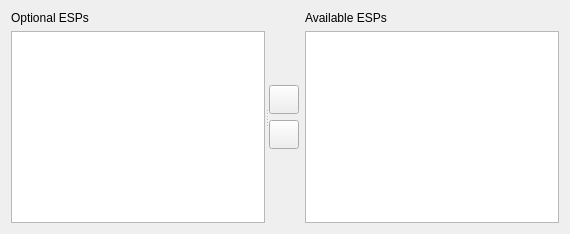
     <widget class="QWidget" name="tabESPs">
      <attribute name="title">
       <string>Optional ESPs</string>
      </attribute>
      <layout class="QVBoxLayout" name="verticalLayout_23">
       <item>
        <widget class="QSplitter" name="ESPsSplitter">
         <property name="orientation">
          <enum>Qt::Horizontal</enum>
         </property>
         <widget class="QWidget" name="widget_9" native="true">
          <layout class="QVBoxLayout" name="verticalLayout_20">
           <property name="leftMargin">
            <number>0</number>
           </property>
           <property name="topMargin">
            <number>0</number>
           </property>
           <property name="rightMargin">
            <number>0</number>
           </property>
           <property name="bottomMargin">
            <number>0</number>
           </property>
           <item>
            <widget class="QLabel" name="label_2">
             <property name="text">
              <string>Optional ESPs</string>
             </property>
            </widget>
           </item>
           <item>
            <widget class="QListView" name="inactiveESPList">
             <property name="toolTip">
              <string>List of esps, esms, and esls that can not be loaded by the game.</string>
             </property>
             <property name="whatsThis">
              <string>List of esps, esms, and esls contained in this plugin that currently can not be loaded by the game. They will not even appear in the esp-list in the main MO-window.
They usually contain optional functionality, see the readme.

Most mods do not have optional esps, so chances are good you are looking at an empty list.</string>
             </property>
             <property name="alternatingRowColors">
              <bool>true</bool>
             </property>
             <property name="uniformItemSizes">
              <bool>true</bool>
             </property>
            </widget>
           </item>
          </layout>
         </widget>
         <widget class="QWidget" name="widget_11" native="true">
          <layout class="QHBoxLayout" name="horizontalLayout_2">
           <property name="leftMargin">
            <number>0</number>
           </property>
           <property name="topMargin">
            <number>0</number>
           </property>
           <property name="rightMargin">
            <number>0</number>
           </property>
           <property name="bottomMargin">
            <number>0</number>
           </property>
           <item>
            <layout class="QVBoxLayout" name="verticalLayout_22">
             <item>
              <spacer name="verticalSpacer_2">
               <property name="orientation">
                <enum>Qt::Vertical</enum>
               </property>
               <property name="sizeHint" stdset="0">
                <size>
                 <width>20</width>
                 <height>40</height>
                </size>
               </property>
              </spacer>
             </item>
             <item>
              <widget class="QToolButton" name="activateESP">
               <property name="toolTip">
                <string>Move a file to the data directory.</string>
               </property>
               <property name="whatsThis">
                <string>This moves a esp to the esp directory so it can be enabled in the main window. Please note that the ESP merely becomes &quot;available&quot;, it will not necessarily be loaded! That is configured in the main window of MO.</string>
               </property>
               <property name="text">
                <string/>
               </property>
               <property name="icon">
                <iconset resource="resources.qrc">
                 <normaloff>:/MO/gui/next</normaloff>:/MO/gui/next</iconset>
               </property>
               <property name="iconSize">
                <size>
                 <width>22</width>
                 <height>22</height>
                </size>
               </property>
              </widget>
             </item>
             <item>
              <widget class="QToolButton" name="deactivateESP">
               <property name="toolTip">
                <string>Make the selected mod in the right list unavailable.</string>
               </property>
               <property name="whatsThis">
                <string>The selected esp (in the right list) will be pushed into a subdirectory of the mod and will thus become &quot;invisible&quot; to the game. It can then no longer be activated.</string>
               </property>
               <property name="text">
                <string/>
               </property>
               <property name="icon">
                <iconset resource="resources.qrc">
                 <normaloff>:/MO/gui/previous</normaloff>:/MO/gui/previous</iconset>
               </property>
               <property name="iconSize">
                <size>
                 <width>22</width>
                 <height>22</height>
                </size>
               </property>
              </widget>
             </item>
             <item>
              <spacer name="verticalSpacer_3">
               <property name="orientation">
                <enum>Qt::Vertical</enum>
               </property>
               <property name="sizeHint" stdset="0">
                <size>
                 <width>20</width>
                 <height>40</height>
                </size>
               </property>
              </spacer>
             </item>
            </layout>
           </item>
           <item>
            <widget class="QWidget" name="widget_10" native="true">
             <layout class="QVBoxLayout" name="verticalLayout_21">
              <property name="leftMargin">
               <number>0</number>
              </property>
              <property name="topMargin">
               <number>0</number>
              </property>
              <property name="rightMargin">
               <number>0</number>
              </property>
              <property name="bottomMargin">
               <number>0</number>
              </property>
              <item>
               <widget class="QLabel" name="label">
                <property name="text">
                 <string>Available ESPs</string>
                </property>
               </widget>
              </item>
              <item>
               <widget class="QListView" name="activeESPList">
                <property name="toolTip">
                 <string>ESPs in the data directory and thus visible to the game.</string>
                </property>
                <property name="whatsThis">
                 <string>&lt;html&gt;&lt;head/&gt;&lt;body&gt;&lt;p&gt;These are the mod files that are in the (virtual) data directory of your game and will thus be selectable in the esp list in the main window.&lt;/p&gt;&lt;/body&gt;&lt;/html&gt;</string>
                </property>
                <property name="alternatingRowColors">
                 <bool>true</bool>
                </property>
                <property name="uniformItemSizes">
                 <bool>true</bool>
                </property>
               </widget>
              </item>
             </layout>
            </widget>
           </item>
          </layout>
         </widget>
        </widget>
       </item>
      </layout>
     </widget>
